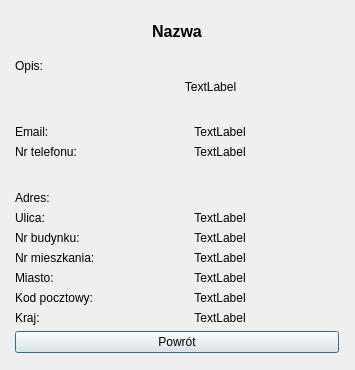
<?xml version="1.0" encoding="UTF-8"?>
<ui version="4.0">
 <class>Sklep_info</class>
 <widget class="QDialog" name="Sklep_info">
  <property name="geometry">
   <rect>
    <x>0</x>
    <y>0</y>
    <width>355</width>
    <height>370</height>
   </rect>
  </property>
  <property name="minimumSize">
   <size>
    <width>355</width>
    <height>370</height>
   </size>
  </property>
  <property name="maximumSize">
   <size>
    <width>355</width>
    <height>370</height>
   </size>
  </property>
  <property name="windowTitle">
   <string>Dialog</string>
  </property>
  <widget class="QWidget" name="">
   <property name="geometry">
    <rect>
     <x>15</x>
     <y>15</y>
     <width>324</width>
     <height>338</height>
    </rect>
   </property>
   <layout class="QVBoxLayout" name="verticalLayout">
    <item>
     <widget class="QLabel" name="nazwa">
      <property name="font">
       <font>
        <pointsize>12</pointsize>
        <weight>75</weight>
        <bold>true</bold>
       </font>
      </property>
      <property name="text">
       <string>Nazwa</string>
      </property>
      <property name="alignment">
       <set>Qt::AlignCenter</set>
      </property>
     </widget>
    </item>
    <item>
     <layout class="QFormLayout" name="formLayout">
      <item row="0" column="0">
       <widget class="QLabel" name="label">
        <property name="text">
         <string>Opis:</string>
        </property>
        <property name="alignment">
         <set>Qt::AlignLeading|Qt::AlignLeft|Qt::AlignVCenter</set>
        </property>
       </widget>
      </item>
      <item row="0" column="1">
       <widget class="QLabel" name="opis">
        <property name="minimumSize">
         <size>
          <width>219</width>
          <height>65</height>
         </size>
        </property>
        <property name="maximumSize">
         <size>
          <width>219</width>
          <height>65</height>
         </size>
        </property>
        <property name="text">
         <string>TextLabel</string>
        </property>
        <property name="alignment">
         <set>Qt::AlignCenter</set>
        </property>
       </widget>
      </item>
      <item row="1" column="0">
       <widget class="QLabel" name="label_2">
        <property name="text">
         <string>Email:</string>
        </property>
        <property name="alignment">
         <set>Qt::AlignLeading|Qt::AlignLeft|Qt::AlignVCenter</set>
        </property>
       </widget>
      </item>
      <item row="1" column="1">
       <widget class="QLabel" name="email">
        <property name="text">
         <string>TextLabel</string>
        </property>
        <property name="alignment">
         <set>Qt::AlignCenter</set>
        </property>
       </widget>
      </item>
      <item row="2" column="0">
       <widget class="QLabel" name="label_3">
        <property name="text">
         <string>Nr telefonu:</string>
        </property>
        <property name="alignment">
         <set>Qt::AlignLeading|Qt::AlignLeft|Qt::AlignVCenter</set>
        </property>
       </widget>
      </item>
      <item row="2" column="1">
       <widget class="QLabel" name="telefon">
        <property name="text">
         <string>TextLabel</string>
        </property>
        <property name="alignment">
         <set>Qt::AlignCenter</set>
        </property>
       </widget>
      </item>
      <item row="4" column="0">
       <widget class="QLabel" name="label_4">
        <property name="text">
         <string>Adres:</string>
        </property>
        <property name="alignment">
         <set>Qt::AlignLeading|Qt::AlignLeft|Qt::AlignVCenter</set>
        </property>
       </widget>
      </item>
      <item row="5" column="0">
       <widget class="QLabel" name="label_5">
        <property name="text">
         <string>Ulica:</string>
        </property>
        <property name="alignment">
         <set>Qt::AlignLeading|Qt::AlignLeft|Qt::AlignVCenter</set>
        </property>
       </widget>
      </item>
      <item row="5" column="1">
       <widget class="QLabel" name="ulica">
        <property name="text">
         <string>TextLabel</string>
        </property>
        <property name="alignment">
         <set>Qt::AlignCenter</set>
        </property>
       </widget>
      </item>
      <item row="6" column="0">
       <widget class="QLabel" name="label_6">
        <property name="text">
         <string>Nr budynku:</string>
        </property>
        <property name="alignment">
         <set>Qt::AlignLeading|Qt::AlignLeft|Qt::AlignVCenter</set>
        </property>
       </widget>
      </item>
      <item row="6" column="1">
       <widget class="QLabel" name="budynek">
        <property name="text">
         <string>TextLabel</string>
        </property>
        <property name="alignment">
         <set>Qt::AlignCenter</set>
        </property>
       </widget>
      </item>
      <item row="8" column="0">
       <widget class="QLabel" name="label_7">
        <property name="text">
         <string>Miasto:</string>
        </property>
        <property name="alignment">
         <set>Qt::AlignLeading|Qt::AlignLeft|Qt::AlignVCenter</set>
        </property>
       </widget>
      </item>
      <item row="8" column="1">
       <widget class="QLabel" name="miasto">
        <property name="text">
         <string>TextLabel</string>
        </property>
        <property name="alignment">
         <set>Qt::AlignCenter</set>
        </property>
       </widget>
      </item>
      <item row="9" column="0">
       <widget class="QLabel" name="label_8">
        <property name="text">
         <string>Kod pocztowy:</string>
        </property>
        <property name="alignment">
         <set>Qt::AlignLeading|Qt::AlignLeft|Qt::AlignVCenter</set>
        </property>
       </widget>
      </item>
      <item row="9" column="1">
       <widget class="QLabel" name="kod">
        <property name="text">
         <string>TextLabel</string>
        </property>
        <property name="alignment">
         <set>Qt::AlignCenter</set>
        </property>
       </widget>
      </item>
      <item row="10" column="0">
       <widget class="QLabel" name="label_9">
        <property name="text">
         <string>Kraj:</string>
        </property>
        <property name="alignment">
         <set>Qt::AlignLeading|Qt::AlignLeft|Qt::AlignVCenter</set>
        </property>
       </widget>
      </item>
      <item row="10" column="1">
       <widget class="QLabel" name="kraj">
        <property name="text">
         <string>TextLabel</string>
        </property>
        <property name="alignment">
         <set>Qt::AlignCenter</set>
        </property>
       </widget>
      </item>
      <item row="7" column="0">
       <widget class="QLabel" name="label_10">
        <property name="text">
         <string>Nr mieszkania:</string>
        </property>
       </widget>
      </item>
      <item row="7" column="1">
       <widget class="QLabel" name="mieszkanie">
        <property name="text">
         <string>TextLabel</string>
        </property>
        <property name="alignment">
         <set>Qt::AlignCenter</set>
        </property>
       </widget>
      </item>
      <item row="3" column="0">
       <spacer name="horizontalSpacer">
        <property name="orientation">
         <enum>Qt::Horizontal</enum>
        </property>
        <property name="sizeHint" stdset="0">
         <size>
          <width>40</width>
          <height>20</height>
         </size>
        </property>
       </spacer>
      </item>
     </layout>
    </item>
    <item>
     <widget class="QPushButton" name="powrot">
      <property name="text">
       <string>Powrót</string>
      </property>
     </widget>
    </item>
   </layout>
  </widget>
 </widget>
 <resources/>
 <connections/>
</ui>
